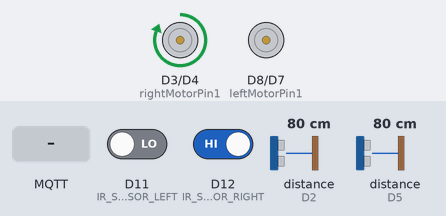
A sketch run on a simulated Arduino MKR. Parts: motor-driver pin pairs drawn as motors (green arrow = first pin HIGH = forward, orange = second pin HIGH = backward, longer = more drive, scaled by the enable pin). The test bench sets the inputs (shaded band); at power-on: D12 (IR_SENSOR_RIGHT) HIGH, D11 (IR_SENSOR_LEFT) LOW, distance to the obstacle (sensors on D2, D5) 80 cm. The echo pulse lasts 58.3 µs per cm; WiFi joins after 1.5 s; servers stay silent unless stated; no MQTT or app messages arrive unless stated; what the sketch prints to the serial monitor is not drawn.

Above: at 2.7 s.
2.8 s: D12 (IR_SENSOR_RIGHT) driven LOW
At 3.7 s:
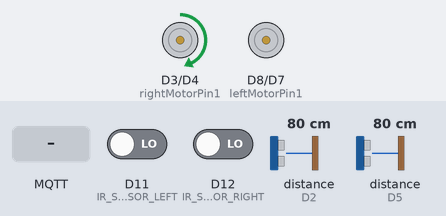
4.3 s: D11 (IR_SENSOR_LEFT) driven HIGH
At 4.8 s:
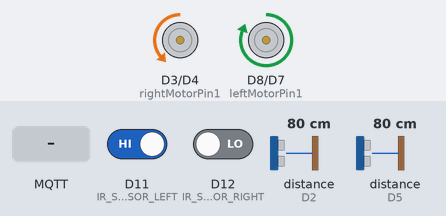
5.8 s: MQTT message "1" arrives on the first subscribed topic
7.3 s: D12 (IR_SENSOR_RIGHT) driven HIGH
At 8.4 s:
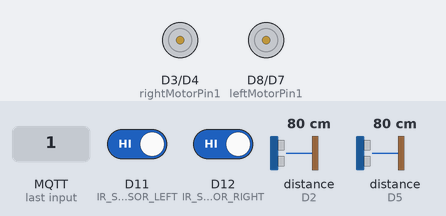
9.0 s: MQTT message "on" arrives on the first subscribed topic
At 9.21 s:
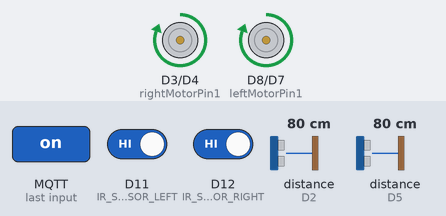
10.5 s: MQTT message "off" arrives on the first subscribed topic
At 12.4 s:
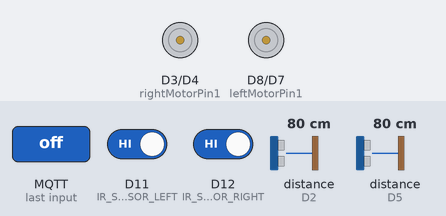
Timing chart, 0 to 13.3 s (numbered marks = the images above; inputs shaded):
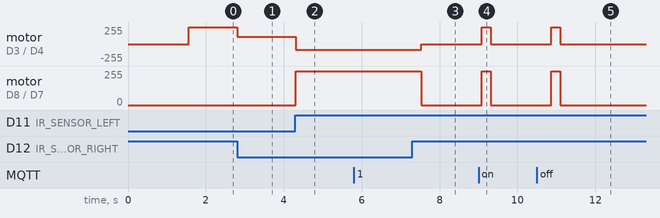

The sketch:

Bus.ino
```cpp
#include <WiFiNINA.h>
#include <PubSubClient.h>

#define IR_SENSOR_RIGHT 12
#define IR_SENSOR_LEFT 11

int vspeed = 110;    // Velocità di base per muoversi in avanti
int tspeed = 255;    // Velocità massima per girare

const char* ssid = "WiFi-LabIoT";
const char* password = "s1jzsjkw5b";

// MQTT Broker Configuration:
const char *mqtt_broker = "broker.emqx.io";
const char *topic = "numpass";
const char *partenza_topic = "tpartenza";
const char *start_topic = "startbus";
const char *pos_topic = "posbus";
int percentuale = 0;
const int mqtt_port = 1883;

// Definizione pin
const int trigPin1 = 13;
const int echoPin1 = 2;
const int trigPin2 = 6;
const int echoPin2 = 5;

unsigned long lastUltrasonicCheck = 0;
unsigned long ultrasonicInterval = 100; // Intervallo di 100 ms

// Variabili
long duration;
int distance1;
int distance2;

int pullmanArrived = 0;

// Pin motore destro
int enableRightMotor = 10;
int rightMotorPin1 = 3; // out1
int rightMotorPin2 = 4; // out2

// Pin motore sinistro
int enableLeftMotor = 9;
int leftMotorPin1 = 8;  // out4
int leftMotorPin2 = 7;  // out3

int canStart = 0;

WiFiClient rev2Client;            // WiFi client
PubSubClient client(rev2Client);  // MQTT client

int calculateDistanceSalita() {
  digitalWrite(trigPin1, LOW);
  delayMicroseconds(2);
  digitalWrite(trigPin1, HIGH);
  delayMicroseconds(10);
  digitalWrite(trigPin1, LOW);

  duration = pulseIn(echoPin1, HIGH);
  return duration * 0.034 / 2;
}

int calculateDistanceDiscesa() {
  digitalWrite(trigPin2, LOW);
  delayMicroseconds(2);
  digitalWrite(trigPin2, HIGH);
  delayMicroseconds(10);
  digitalWrite(trigPin2, LOW);

  duration = pulseIn(echoPin2, HIGH);
  return duration * 0.034 / 2;
}

void setup() {
  pinMode(trigPin1, OUTPUT);
  pinMode(echoPin1, INPUT);
  pinMode(trigPin2, OUTPUT);
  pinMode(echoPin2, INPUT);

  //right motor
  pinMode(enableRightMotor, OUTPUT);
  pinMode(rightMotorPin1, OUTPUT);
  pinMode(rightMotorPin2, OUTPUT);

  //left motor
  pinMode(enableLeftMotor, OUTPUT);
  pinMode(leftMotorPin1, OUTPUT);
  pinMode(leftMotorPin2, OUTPUT);

  pinMode(IR_SENSOR_RIGHT, INPUT);
  pinMode(IR_SENSOR_LEFT, INPUT);
  Serial.begin(9600);

  // Connessione WiFi
  WiFi.begin(ssid, password);
  Serial.print("\nConnecting to WiFi...");
  while (WiFi.status() != WL_CONNECTED) {
    delay(500);
    Serial.print(".");
  }
  Serial.println("\nConnected to the WiFi network.");
  Serial.print("ARDUINO IP_Address: ");
  Serial.println(WiFi.localIP());

  // Connessione MQTT
  client.setServer(mqtt_broker, mqtt_port);
  client.subscribe(start_topic);
  client.setCallback(callback);

  Serial.print("Subscribed to the topic: ");
  Serial.println(start_topic);
  reconnect();
}

void loop() {
  if (!client.connected()) {
    reconnect();
  }

  if(pullmanArrived){
    if (millis() - lastUltrasonicCheck >= ultrasonicInterval){
      distance1 = calculateDistanceSalita();
      if (distance1 <= 2) {
        client.publish(topic, "increase");
        Serial.println("INCREASE");
      }

    distance2 = calculateDistanceDiscesa();
    if (distance2 <= 2) {
      client.publish(topic, "decrease");
      Serial.println("DECREASE");
      }
    }
    delay(500);
  }else{
    int rightIRSensorValue = digitalRead(IR_SENSOR_RIGHT);
    int leftIRSensorValue = digitalRead(IR_SENSOR_LEFT);

    //If none of the sensors detects black line, then go straight
    if (rightIRSensorValue == LOW && leftIRSensorValue == LOW)
    {

      Serial.println("Avanti");
      moveForward(vspeed);
    }
    //If right sensor detects black line, then turn left
    else if (rightIRSensorValue == HIGH && leftIRSensorValue == LOW )
    {
        Serial.println("Destra");
        turnLeft(tspeed);
    }
    //If left sensor detects black line, then turn left
    else if (rightIRSensorValue == LOW && leftIRSensorValue == HIGH )
    {
        Serial.println("Sinistra");
        turnRight(tspeed);
    }

    else
    {
      percentuale += 1;
      if(percentuale == 1){
        client.publish(pos_topic, "25");
        delay(70);
      }
      if(percentuale == 2){
        client.publish(pos_topic, "50");
        delay(80);
      }
      if(percentuale == 3){
        client.publish(pos_topic, "75");
        delay(80);
      }
      if(percentuale == 4){
        client.publish(pos_topic, "100");
        Serial.println("STOP");
        pullmanArrived = 1;
        client.publish(partenza_topic, "start");
        stopMotors();
        delay(20);
        percentuale = 0;
      }
    }
  }
  client.loop();
}

void reconnect() {
  while (!client.connected()) {
    Serial.print("Attempting MQTT connection...");
    if (client.connect("REV2")) {
      Serial.println("Connected to the MQTT Broker.");
      client.subscribe(start_topic);
    } else {
      Serial.print("Failed, rc=");
      Serial.print(client.state());
      Serial.println(" try again in 5 seconds");
      delay(5000);
    }
  }
}

// Function to process received messages
void callback(char* start_topic, byte* message, unsigned int length) {
  //Serial.print("Message arrived on topic: ");
  //Serial.println(topic);
  Serial.print(" - Message : ");
  String messageTemp;

  for (int i = 0; i < length; i++) {
    Serial.print((char)message[i]);
    messageTemp += (char)message[i];
  }
  Serial.println();
  pullmanArrived = 0;
  moveForward(tspeed);
}

void moveForward(int speed) {
    analogWrite(enableRightMotor, speed);
    analogWrite(enableLeftMotor, speed);

    digitalWrite(rightMotorPin1, HIGH);
    digitalWrite(rightMotorPin2, LOW);
    digitalWrite(leftMotorPin1, HIGH);
    digitalWrite(leftMotorPin2, LOW);
}

void turnLeft(int speed) {
    analogWrite(enableRightMotor, speed);
    analogWrite(enableLeftMotor, speed / 3);

    digitalWrite(rightMotorPin1,HIGH);
    digitalWrite(rightMotorPin2,LOW);
    digitalWrite(leftMotorPin1,HIGH);
    digitalWrite(leftMotorPin2,LOW);
}

void turnRight(int speed) {
    analogWrite(enableRightMotor, speed / 3);
    analogWrite(enableLeftMotor, speed);

    digitalWrite(rightMotorPin1,LOW);
    digitalWrite(rightMotorPin2,HIGH);
    digitalWrite(leftMotorPin1,HIGH);
    digitalWrite(leftMotorPin2,LOW);

}

void stopMotors() {
    analogWrite(enableRightMotor, 0);
    analogWrite(enableLeftMotor, 0);

    digitalWrite(rightMotorPin1, LOW);
    digitalWrite(rightMotorPin2, LOW);
    digitalWrite(leftMotorPin1, LOW);
    digitalWrite(leftMotorPin2, LOW);
}
```

Measured:
- after the input at 2.8 s, motor on D3 (rightMotorPin1) / D4 (rightMotorPin2): forward 255/255 → forward 110/255 at once
- after the input at 4.3 s, motor on D3 (rightMotorPin1) / D4 (rightMotorPin2): forward 110/255 → backward 85/255 at once; motor on D8 (leftMotorPin1) / D7 (leftMotorPin2): stopped → forward 255/255 at once
- after the input at 7.3 s, motor on D3 (rightMotorPin1) / D4 (rightMotorPin2): backward 85/255 → stopped after 0.23 s; motor on D8 (leftMotorPin1) / D7 (leftMotorPin2): forward 255/255 → stopped after 0.23 s
- after the input at 9.0 s, motor on D3 (rightMotorPin1) / D4 (rightMotorPin2), motor on D8 (leftMotorPin1) / D7 (leftMotorPin2): stopped → forward 255/255 after 0.09 s, → stopped 0.23 s later
- after the input at 10.5 s, motor on D3 (rightMotorPin1) / D4 (rightMotorPin2), motor on D8 (leftMotorPin1) / D7 (leftMotorPin2): stopped → forward 255/255 after 0.37 s, → stopped 0.23 s later
